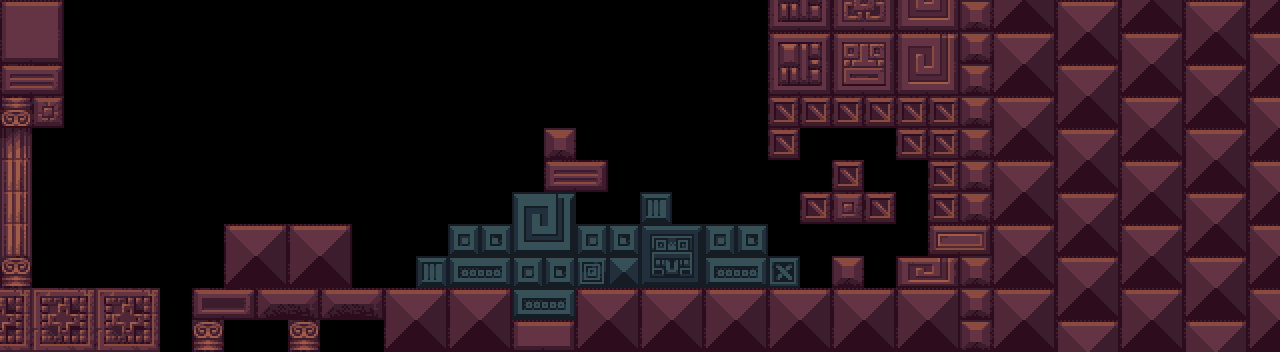

Rendered tile map (Tiled .tmx) drawn with the repository's tilesets; below, a short description and the full map source, tile grids included:
An orthogonal 40x11 tile map with 32x32 px tiles, 2 tile layers (bg, solid) and 5 objects (3x bat, player, foo).

<map version="1.2" tiledversion="1.3.1" orientation="orthogonal" renderorder="right-down" compressionlevel="0" width="40" height="11" tilewidth="32" tileheight="32" infinite="0" nextlayerid="6" nextobjectid="8">
 <tileset firstgid="1" name="tileset" tilewidth="32" tileheight="32" tilecount="280" columns="20">
  <image source="../tileset.png" width="640" height="448" />
 </tileset>
 <layer id="2" name="bg" width="40" height="11">
  <data encoding="csv">
0,0,0,0,0,0,0,0,0,0,0,0,0,0,0,0,0,0,0,0,0,0,0,0,0,0,0,0,0,0,0,0,0,0,0,0,0,0,0,0,
0,0,0,0,0,0,0,0,0,0,0,0,0,0,0,0,0,0,0,0,0,0,0,0,0,0,0,0,0,0,0,0,0,0,0,0,0,0,0,0,
0,0,0,0,0,0,0,0,0,0,0,0,0,0,0,0,0,0,0,0,0,0,0,0,0,0,0,0,0,0,0,0,0,0,0,0,0,0,0,0,
0,0,0,0,0,0,0,0,0,0,0,0,0,0,0,0,0,0,0,0,0,0,0,0,0,0,0,0,0,0,0,0,0,0,0,0,0,0,0,0,
0,0,0,0,0,0,0,0,0,0,0,0,0,0,0,0,0,0,0,0,0,0,0,0,0,0,0,0,0,0,0,0,0,0,0,0,0,0,0,0,
0,0,0,0,0,0,0,0,0,0,0,0,0,0,0,0,0,0,0,0,0,0,0,0,0,0,0,0,0,0,0,0,0,0,0,0,0,0,0,0,
0,0,0,0,0,0,0,0,0,0,0,0,0,0,0,0,55,56,0,0,193,0,0,0,0,0,0,0,0,0,0,0,0,0,0,0,0,0,0,0,
0,0,0,0,0,0,0,0,0,0,0,0,0,0,15,16,75,76,15,16,13,14,15,16,0,0,0,0,0,0,0,0,0,0,0,0,0,0,0,0,
0,0,0,0,0,0,0,0,0,0,0,0,0,193,35,36,15,16,158,153,33,34,35,36,195,0,0,0,0,0,0,0,0,0,0,0,0,0,0,0,
0,0,0,0,0,0,0,0,0,0,0,0,0,0,0,0,35,36,0,0,0,0,0,0,0,0,0,0,0,0,0,0,0,0,0,0,0,0,0,0,
0,0,0,0,0,0,0,0,0,0,0,0,0,0,0,0,0,0,0,0,0,0,0,0,0,0,0,0,0,0,0,0,0,0,0,0,0,0,0,0
</data>
 </layer>
 <objectgroup id="3" name="objects">
  <object id="2" name="player" x="680" y="86">
   <point />
  </object>
  <object id="5" name="bat" x="344" y="165">
   <point />
  </object>
  <object id="6" name="bat" x="213" y="134">
   <point />
  </object>
  <object id="7" name="bat" x="144" y="220">
   <point />
  </object>
 </objectgroup>
 <objectgroup id="4" name="test">
  <object id="3" name="foo" x="97" y="200">
   <point />
  </object>
 </objectgroup>
 <layer id="1" name="solid" width="40" height="11">
  <data encoding="csv">
9,10,0,0,0,0,0,0,0,0,0,0,0,0,0,0,0,0,0,0,0,0,0,0,61,62,63,64,65,66,142,67,68,47,48,67,68,47,48,67,
29,30,0,0,0,0,0,0,0,0,0,0,0,0,0,0,0,0,0,0,0,0,0,0,41,42,7,8,45,46,142,47,48,67,68,47,48,67,68,47,
105,106,0,0,0,0,0,0,0,0,0,0,0,0,0,0,0,0,0,0,0,0,0,0,61,62,27,28,65,66,142,67,68,47,48,67,68,47,48,67,
201,163,0,0,0,0,0,0,0,0,0,0,0,0,0,0,0,0,0,0,0,0,0,0,181,181,181,181,181,181,142,47,48,67,68,47,48,67,68,47,
221,0,0,0,0,0,0,0,0,0,0,0,0,0,0,0,0,142,0,0,0,0,0,0,181,0,0,0,181,181,142,67,68,47,48,67,68,47,48,67,
241,0,0,0,0,0,0,0,0,0,0,0,0,0,0,0,0,105,106,0,0,0,0,0,0,0,181,0,0,181,142,47,48,67,68,47,48,67,68,47,
241,0,0,0,0,0,0,0,0,0,0,0,0,0,0,0,0,0,0,0,0,0,0,0,0,181,162,181,0,181,142,67,68,47,48,67,68,47,48,67,
241,0,0,0,0,0,0,47,48,47,48,0,0,0,0,0,0,0,0,0,0,0,0,0,0,0,0,0,0,125,126,47,48,67,68,47,48,67,68,47,
261,0,0,0,0,0,0,67,68,67,68,0,0,0,0,0,0,0,0,0,0,0,0,0,0,0,142,0,107,108,142,67,68,47,48,67,68,47,48,67,
243,242,243,242,243,0,109,110,101,102,101,102,47,48,47,48,0,0,47,48,47,48,47,48,47,48,47,48,47,48,142,47,48,67,68,47,48,67,68,47,
263,262,263,262,263,0,261,0,0,261,0,0,67,68,67,68,81,82,67,68,67,68,67,68,67,68,67,68,67,68,142,67,68,47,48,67,68,47,48,67
</data>
 </layer>
</map>
